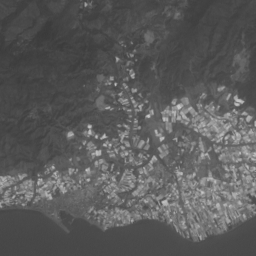
%> input picture adra/banda1.tif, 256 x 256 px; the run also reads 2 pictures not shown here
$ octave demoAdra.m   (GNU Octave 9; MATLAB toolbox functions it lacks are replaced by stand-ins)
%> lines starting %> are read from the running program, lines starting %| are printed output that depends on the picture
%% Mini práctica 1 Remote Sensing
%   PARTE 3: Banda pancromática
%   Procesamiento Digital de Imágenes
%
%   Antonio José Moya Díaz
%       11 de junio de 2012
%%%%%%%%%%%%%%%%%%%%%%%%%%%%%%%%%%%%%
clear, clc, close all
warning off

% Cargamos las bandas que vamos a necesitar
banda1=imread('adra/banda1.tif'); %BLUE
%> banda1 is the input picture: size 256x256 uint8; min 57, max 204, mean 90.9
banda2=imread('adra/banda2.tif'); %GREEN
banda3=imread('adra/banda3.tif'); %RED
% [5 lines of commented-out code are left out]
banda8=imread('adra/banda8.tif'); %PAN
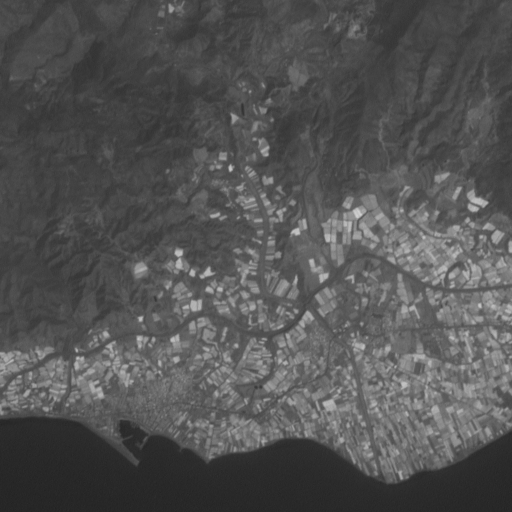
%> input picture adra/banda8.tif, 512 x 512 px
%> banda8 is the input picture: size 512x512 uint8; min 34, max 209, mean 83.5

% Mostramos la imagen en RGB a baja resolución
RGB=cat(3,banda3,banda2,banda1);
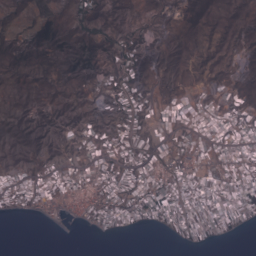
%> RGB: size 256x256x3 uint8; mean R, G, B 90.7, 80.9, 90.9

% Mostramos las imágenes de las que partimos
figure(1)
imshow(uint8(RGB));

figure(2)
imshow(banda8);

% Para crear la imagen a color en alta resolución vamos a aprovecharnos de
% las características perceptuales del ojo humano que como sabemos es mucho
% más sensible a los cambios de intensidad que a los cambios de color.
% Por ello, como solución vamos a extraer la información de color de las
% bandas a baja resolución y usaremos como banda de luminosidad la banda
% pancromática de alta resolución.

% En primer lugar ampliamos las imágenes de baja resolución para que tengan
% la misma dimensión que la de alta resolución.
% Si mostrásemos la imagen la veríamos pixelada o borrosa, pero no nos
% importa.
A=imresize(RGB,2);

figure(3)
imshow(A);

% La convertimos a HSV.
% En HSV tendremos una primera banda que será la del color, o tono. Y una
% segunda banda con la información de la saturación. Son las que nos
% interesan.
H=rgb2hsv(A);
%> H: size 512x512x3 double; mean H, S, V 0.83, 0.162, 0.373

% Generamos una nueva imagen que tendrá formato HSV donde la primera banda
% será el tono de la imagen de baja resolución a color, redimensionada, la
% segunda banda la saturación de la misma imagen que la banda anterior, y
% finalmente como luminosidad la banda de alta resolución.
Pan=cat(3,H(:,:,1),H(:,:,2),double(banda8));
%> Pan: size 512x512x3 double; mean H, S, V 0.8, 0.2, 83.5
Pan(:,:,3)=Pan(:,:,3)+28;
%> Pan: size 512x512x3 double; mean H, S, V 0.8, 0.2, 111.5

% Convertimos a RGB
HighRes=uint8(hsv2rgb(Pan));
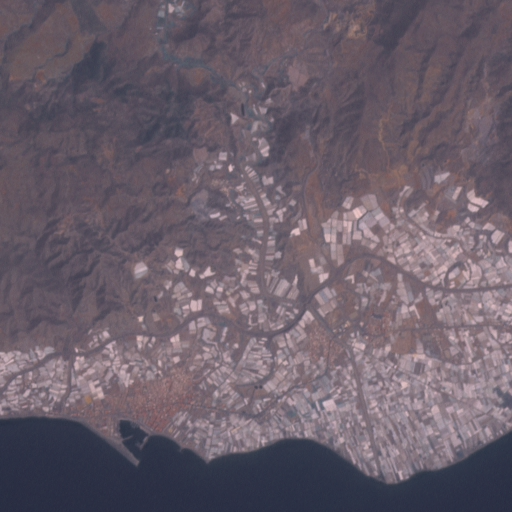
%> HighRes: size 512x512x3 uint8; mean R, G, B 107.1, 95.3, 106.9

% Finalmente contrastamos la imagen para obtener un mejor resultado
HighRes = imadjust(HighRes,stretchlim(HighRes),[],1.3);
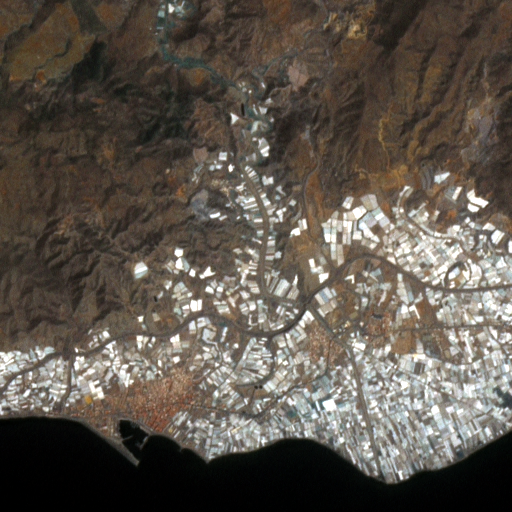
%> HighRes: size 512x512x3 uint8; mean R, G, B 93.5, 85.8, 76.8

% Muestra del resultado
figure(4),imshow(HighRes)%,title('Imagen resultado de alta resolución')
